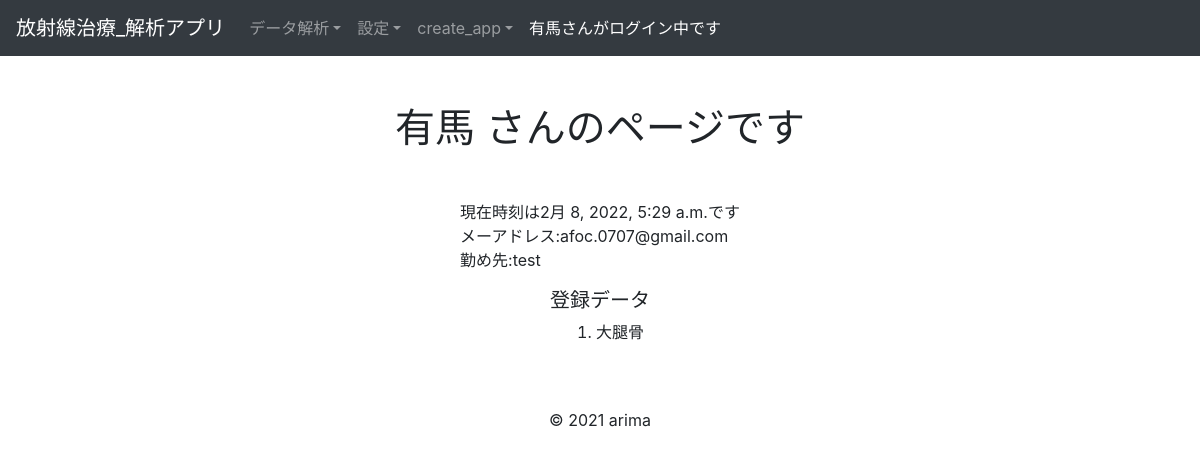
Before: /accounts/user/1 (signed in) with the older database file.
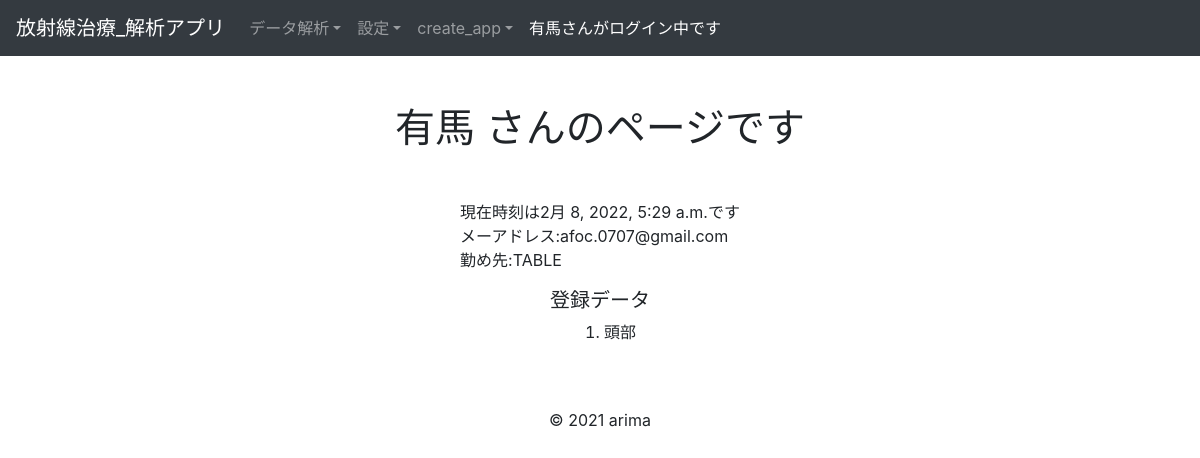
After: the same page with the newer database file.
### accounts/models.py (models this page shows, shortened)
class Users(AbstractBaseUser, PermissionsMixin):
    username = models.CharField(max_length=150)
    company = models.CharField(max_length=150)
    email = models.EmailField(max_length=255, unique=True)
    is_active = models.BooleanField(default=True)
    is_staff = models.BooleanField(default=False)
    USERNAME_FIELD = 'email'
    REQUIRED_FIELDS = ['username']
    objects = UserManager()
    def __str__(self):
        return self.username

### analytics/models.py (models this page shows, shortened)
class BaseModel(models.Model):
    create_at = models.DateTimeField(default=timezone.datetime.now(pytz.timezone('Asia/Tokyo')))
    update_at = models.DateTimeField(default=timezone.datetime.now(pytz.timezone('Asia/Tokyo')))
    class Meta:
        abstract = True #Tableとして作成されないようにする

class Rtdatas(BaseModel):
    region = models.CharField(max_length=10)
    user = models.ForeignKey(
        'accounts.Users', on_delete=models.CASCADE
    )
    objects = RtdatasManager()
    class Meta:
        db_table = 'rtdata'
        verbose_name_plural = 'RTデータ'

### accounts/views.py (the view)
# urls.py: path('user/<int:pk>', UserView.as_view(), name='user'),
class UserView(LoginRequiredMixin, DetailView):
    model = Users
    template_name = 'accounts/user.html'
    def get_context_data(self, **kwargs):
        context = super().get_context_data(**kwargs)
        context['time'] = datetime.now()
        user = self.request.user
        context['rtdatas'] = Rtdatas.objects.filter(user_id = user).order_by('region')
        return context

### templates/accounts/user.html (shortened to what this page needs)
{% extends "base.html" %}
{% block content %}
<div class="container">
    <h1 class="text-center my-5">    {{ object.username }} さんのページです</h1>
  <div class="row justify-content-center">
    <p>
    現在時刻は{{ time }}です<br>
    メーアドレス:{{ object.email }}<br>
    勤め先:{{ object.company }}<br>
    </p>
  </div>
  <div class="row justify-content-center">
    <h5>登録データ</h5>
  </div>
  <div class="row justify-content-center">
  <table>
    <ol>
    {% for rtdata in rtdatas %}
      <li>{{ rtdata.region}}</li>
    {% endfor %}
    </ol>
  </table>
  </div>
</div>
{% endblock %}

### templates/base.html (shortened to what this page needs)
<!DOCTYPE html>
<html>
  <head>
    <link
      rel="stylesheet"
      href="https://stackpath.bootstrapcdn.com/bootstrap/4.5.0/css/bootstrap.min.css"
    />
  </head>
  <body>
    <nav class="navbar navbar-expand-lg navbar-light bg-light navbar-dark bg-dark">
      <a class="navbar-brand" href="{% url 'accounts:home'%}">放射線治療_解析アプリ</a>
      <div class="collapse navbar-collapse" id="navbarNavDropdown">
        <ul class="navbar-nav">
          {% if user.is_authenticated %}
          <li class="nav-item dropdown">
            <a class="nav-link dropdown-toggle"  id="navbarDropdownMenuLink" role="button" data-toggle="dropdown" aria-haspopup="true" aria-expanded="false">データ解析</a>
          </li>
          {% endif %}
          <li class="nav-item dropdown">
            {% if user.is_authenticated %}
              <a class="nav-link dropdown-toggle"  id="navbarDropdownMenuLink" role="button" data-toggle="dropdown" aria-haspopup="true" aria-expanded="false">設定</a>
            {% endif %}
          </li>
          <li class="nav-item dropdown">
              <a class="nav-link dropdown-toggle"  id="navbarDropdownMenuLink" role="button" data-toggle="dropdown" aria-haspopup="true" aria-expanded="false">create_app</a>
          </li>
          <li class="nav-item active">
            {% if request.user.is_anonymous %}
              <a class="nav-link">***** 未ログイン *****<span class="sr-only">(current)</span></a>
            {% else %}
              <a class="nav-link">{{ request.user }}さんがログイン中です <span class="sr-only">(current)</span></a>
            {% endif %}
          </li>
        </ul>
      </div>
    </nav>
    {% block content %}{% endblock %}
    <footer>
      <div class="container mt-5">
        <div class="row">
          <div class="mx-auto">
            <p>© 2021 arima</p>
          </div>
        </div>
      </div>
    </footer>
  </body>
</html>

Changed rows visible on the page:
removed Rtdatas: region "大腿骨"
changed Users "有馬": company "test" → "TABLE"
added Rtdatas: region "頭部"
